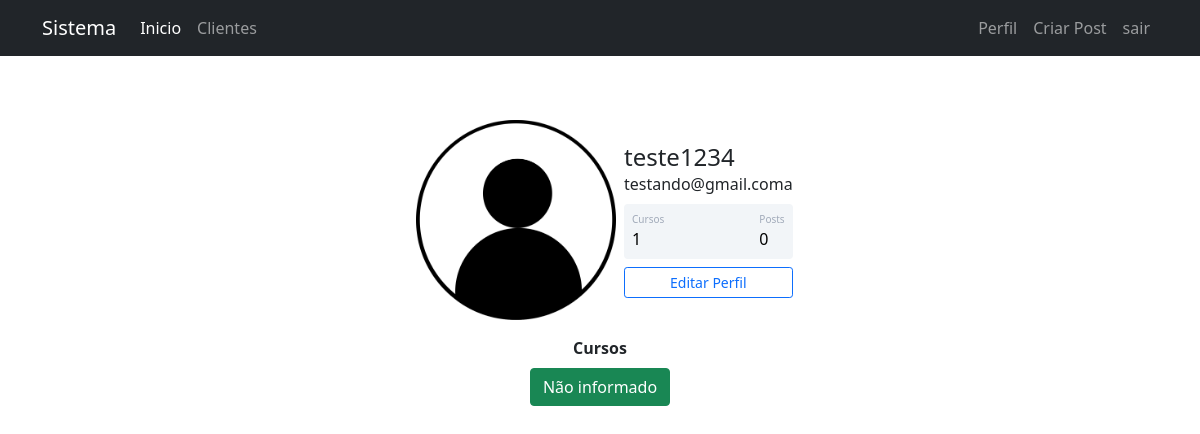
Screenshot of /perfil (signed in) with the database file from the repository.
### comunidadeimpressionadora/models.py (models this page shows)
class Usuario(database.Model, UserMixin):
    id = database.Column(database.Integer, primary_key = True)
    username = database.Column(database.String, nullable=False)
    email = database.Column(database.String, nullable=False, unique=True)
    password = database.Column(database.String, nullable=False)
    foto_perfil = database.Column(database.String, default='default.jpg')
    posts = database.relationship('Post', backref='autor',lazy=True)
    cursos = database.Column(database.String, nullable=False, default='Não informado')
    def contar_posts(self):
        return len(self.posts)

### comunidadeimpressionadora/routes.py (the view)
@app.route('/perfil')
@login_required
def perfil():
    foto_perfil = url_for('static', filename=f'fotos_perfil/{current_user.foto_perfil}')
    cursos = contar_cursos(current_user)
    return render_template("perfil.html", foto_perfil=foto_perfil,cursos=cursos)

### comunidadeimpressionadora/models.py (called while the page is built)
@login_manager.user_loader
def load_usuario(id_usuario):
    return Usuario.query.get(int(id_usuario))

### comunidadeimpressionadora/routes.py (called while the page is built)
def contar_cursos(user):
    lista_cursos = user.cursos.split(';')
    cursos = 0
    if not user.cursos == '':
        cursos = len(lista_cursos)
    else:
        cursos = 0
    return cursos

### comunidadeimpressionadora/templates/perfil.html (shortened to what this page needs)
{% extends 'base.html' %}
{% block body %}
    <div class="container mt-5 d-flex justify-content-center">
        <div class="card p-3">
            <div class="d-flex align-items-center">
                <div class="image pe-2">
                    <img src="{{ foto_perfil}}" class="rounded " width="200" >
                </div>
            <div class="ml-3 w-100">
            <h4 class="mb-0 mt-0">{{ current_user.username}}</h4>
            <span>{{current_user.email}}</span>
            <div class="p-2 mt-2 bg-primary d-flex justify-content-between rounded text-white stats">
                <div class="d-flex flex-column">
                    <span class="articles">Cursos</span>
                    <span class="number1">
                        {{cursos}}
                    </span>
                </div>
                <div class="d-flex flex-column">
                    <span class="rating">Posts</span>
                    <span class="number3">{{current_user.contar_posts()}}</span>
                </div>
            </div>
            <div class="button mt-2 d-flex flex-row align-items-center">
                <a href="{{ url_for('editar_perfil')}}" class="w-100">
                    <button class="btn btn-sm btn-outline-primary w-100">Editar Perfil</button>
                </a>
            </div>
            </div>
            </div>
        </div>
    </div>
    <div class="row justify-content-center">
        <div class="col col-4 pd-4" style="text-align: center;">
            <strong>
                Cursos
            </strong>
            <br>
            {% if not current_user.cursos == '' %}
                {% for curso in current_user.cursos.split(';') %}
                    <buttn type="button" class="btn btn-success mt-2" disabled>{{curso}}</buttn>
                {% endfor %}
            {% endif %}
        </div>
    </div>
{% endblock %}

### comunidadeimpressionadora/static/main.css (style rules this page uses)
.card { width: 400px; border: none; border-radius: 10px; background-color: #fff; }
.stats { background: #f2f5f8 !important; color: #000 !important; }
.articles { font-size:10px; color: #a1aab9; }
.number1 { font-weight:500; }
.rating { font-size:10px; color: #a1aab9; }
.number3 { font-weight:500; }

### rows the page displays
Usuario: username "teste1234", email "testando@gmail.coma", cursos "Não informado"

### other values shown
{{ cursos }} "1"
{{ current_user.contar_posts() }} "0"
